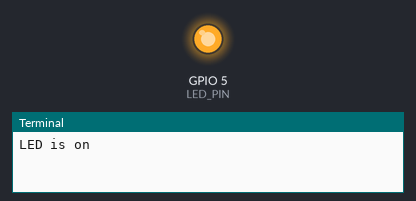
Simulated run of this program. Board: Raspberry Pi (BCM pin numbers). On the bench: output pins drawn as LEDs (lit = HIGH), the last lines printed to the terminal. At 5.0 s the program stops and its outputs stay as they are.

Above: at 0.1 s.
At 5.1 s:
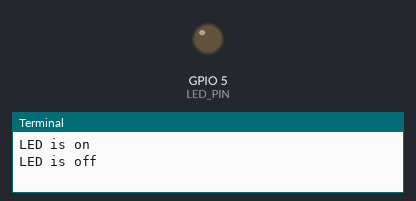
Timing chart, 0 to 6.5 s (numbered marks = the images above):
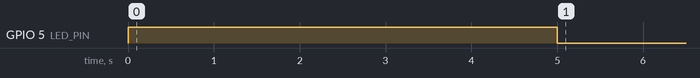

Measured:
- by itself, GPIO 5 (LED_PIN): LOW → HIGH at 0.00 s, → LOW 5.0 s later

The program:

script.py
```python
import RPi.GPIO as GPIO
import time

# Set the GPIO mode
GPIO.setmode(GPIO.BCM)

# Set up GPIO pin 17 as an output
LED_PIN =5
GPIO.setup(LED_PIN, GPIO.OUT)

try:
    # Turn on the LED
    GPIO.output(LED_PIN, GPIO.HIGH)
    print("LED is on")

    # Wait for 5 seconds
    time.sleep(5)

    # Turn off the LED
    GPIO.output(LED_PIN, GPIO.LOW)
    print("LED is off")

finally:
    # Clean up the GPIO settings
    GPIO.cleanup()
```
